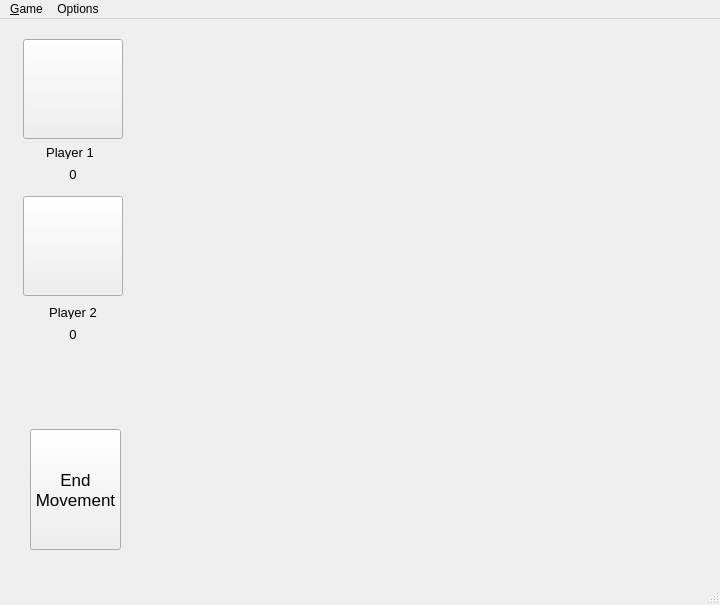
<?xml version="1.0" encoding="UTF-8"?>
<ui version="4.0">
 <class>MainWindow</class>
 <widget class="QMainWindow" name="MainWindow">
  <property name="geometry">
   <rect>
    <x>0</x>
    <y>0</y>
    <width>720</width>
    <height>605</height>
   </rect>
  </property>
  <property name="windowTitle">
   <string>Game Knight</string>
  </property>
  <property name="windowIcon">
   <iconset resource="Images.qrc">
    <normaloff>:/Images/icon.ico</normaloff>:/Images/icon.ico</iconset>
  </property>
  <widget class="QWidget" name="centralWidget">
   <widget class="QPushButton" name="endButtonMovement">
    <property name="geometry">
     <rect>
      <x>30</x>
      <y>410</y>
      <width>91</width>
      <height>121</height>
     </rect>
    </property>
    <property name="font">
     <font>
      <pointsize>13</pointsize>
     </font>
    </property>
    <property name="text">
     <string>End
Movement</string>
    </property>
   </widget>
   <widget class="QPushButton" name="player_1_picture">
    <property name="geometry">
     <rect>
      <x>23</x>
      <y>20</y>
      <width>100</width>
      <height>100</height>
     </rect>
    </property>
    <property name="text">
     <string/>
    </property>
    <property name="icon">
     <iconset resource="Images.qrc">
      <normaloff>:/Images/profile.png</normaloff>:/Images/profile.png</iconset>
    </property>
    <property name="iconSize">
     <size>
      <width>100</width>
      <height>100</height>
     </size>
    </property>
   </widget>
   <widget class="QPushButton" name="player_2_picture">
    <property name="geometry">
     <rect>
      <x>23</x>
      <y>177</y>
      <width>100</width>
      <height>100</height>
     </rect>
    </property>
    <property name="text">
     <string/>
    </property>
    <property name="icon">
     <iconset resource="Images.qrc">
      <normaloff>:/Images/profile.png</normaloff>:/Images/profile.png</iconset>
    </property>
    <property name="iconSize">
     <size>
      <width>100</width>
      <height>100</height>
     </size>
    </property>
   </widget>
   <widget class="QLabel" name="player_1_name">
    <property name="geometry">
     <rect>
      <x>20</x>
      <y>127</y>
      <width>100</width>
      <height>13</height>
     </rect>
    </property>
    <property name="font">
     <font>
      <pointsize>10</pointsize>
     </font>
    </property>
    <property name="text">
     <string>Player 1</string>
    </property>
    <property name="alignment">
     <set>Qt::AlignCenter</set>
    </property>
   </widget>
   <widget class="QLabel" name="player_1_points">
    <property name="geometry">
     <rect>
      <x>23</x>
      <y>147</y>
      <width>100</width>
      <height>16</height>
     </rect>
    </property>
    <property name="font">
     <font>
      <pointsize>10</pointsize>
     </font>
    </property>
    <property name="text">
     <string>0</string>
    </property>
    <property name="alignment">
     <set>Qt::AlignCenter</set>
    </property>
   </widget>
   <widget class="QLabel" name="player_2_name">
    <property name="geometry">
     <rect>
      <x>23</x>
      <y>287</y>
      <width>100</width>
      <height>13</height>
     </rect>
    </property>
    <property name="font">
     <font>
      <pointsize>10</pointsize>
     </font>
    </property>
    <property name="text">
     <string>Player 2</string>
    </property>
    <property name="alignment">
     <set>Qt::AlignCenter</set>
    </property>
   </widget>
   <widget class="QLabel" name="player_2_points">
    <property name="geometry">
     <rect>
      <x>23</x>
      <y>307</y>
      <width>100</width>
      <height>16</height>
     </rect>
    </property>
    <property name="font">
     <font>
      <pointsize>10</pointsize>
     </font>
    </property>
    <property name="text">
     <string>0</string>
    </property>
    <property name="alignment">
     <set>Qt::AlignCenter</set>
    </property>
   </widget>
  </widget>
  <widget class="QMenuBar" name="menuBar">
   <property name="geometry">
    <rect>
     <x>0</x>
     <y>0</y>
     <width>720</width>
     <height>19</height>
    </rect>
   </property>
   <widget class="QMenu" name="menuGame">
    <property name="title">
     <string>&amp;Game</string>
    </property>
    <widget class="QMenu" name="menu_New_game">
     <property name="title">
      <string>&amp;New game</string>
     </property>
     <addaction name="actionGame_with_man"/>
     <addaction name="actionGame_with_computer"/>
    </widget>
    <addaction name="menu_New_game"/>
    <addaction name="action_Game_rules"/>
    <addaction name="action_About_game"/>
    <addaction name="action_End_game"/>
   </widget>
   <widget class="QMenu" name="menuOptions">
    <property name="title">
     <string>Options</string>
    </property>
    <widget class="QMenu" name="menuComputer_difficulty">
     <property name="title">
      <string>Computer difficulty</string>
     </property>
     <addaction name="actionEasy"/>
     <addaction name="actionHard"/>
    </widget>
    <addaction name="menuComputer_difficulty"/>
    <addaction name="actionPlaying_with_the_computer"/>
   </widget>
   <addaction name="menuGame"/>
   <addaction name="menuOptions"/>
  </widget>
  <widget class="QStatusBar" name="statusBar"/>
  <action name="action_End_game">
   <property name="text">
    <string>&amp;End game</string>
   </property>
  </action>
  <action name="actionGame_with_man">
   <property name="text">
    <string>Game with &amp;man</string>
   </property>
  </action>
  <action name="actionGame_with_computer">
   <property name="text">
    <string>Game with &amp;computer</string>
   </property>
  </action>
  <action name="action_About_game">
   <property name="text">
    <string>&amp;About game</string>
   </property>
  </action>
  <action name="action_Game_rules">
   <property name="text">
    <string>&amp;Game rules</string>
   </property>
  </action>
  <action name="actionEasy">
   <property name="checkable">
    <bool>true</bool>
   </property>
   <property name="text">
    <string>&amp;Easy</string>
   </property>
  </action>
  <action name="actionHard">
   <property name="checkable">
    <bool>true</bool>
   </property>
   <property name="text">
    <string>&amp;Hard</string>
   </property>
  </action>
  <action name="actionPlaying_with_the_computer">
   <property name="checkable">
    <bool>true</bool>
   </property>
   <property name="text">
    <string>Playing with the &amp;computer</string>
   </property>
  </action>
 </widget>
 <layoutdefault spacing="6" margin="11"/>
 <resources>
  <include location="Images.qrc"/>
 </resources>
 <connections/>
</ui>
